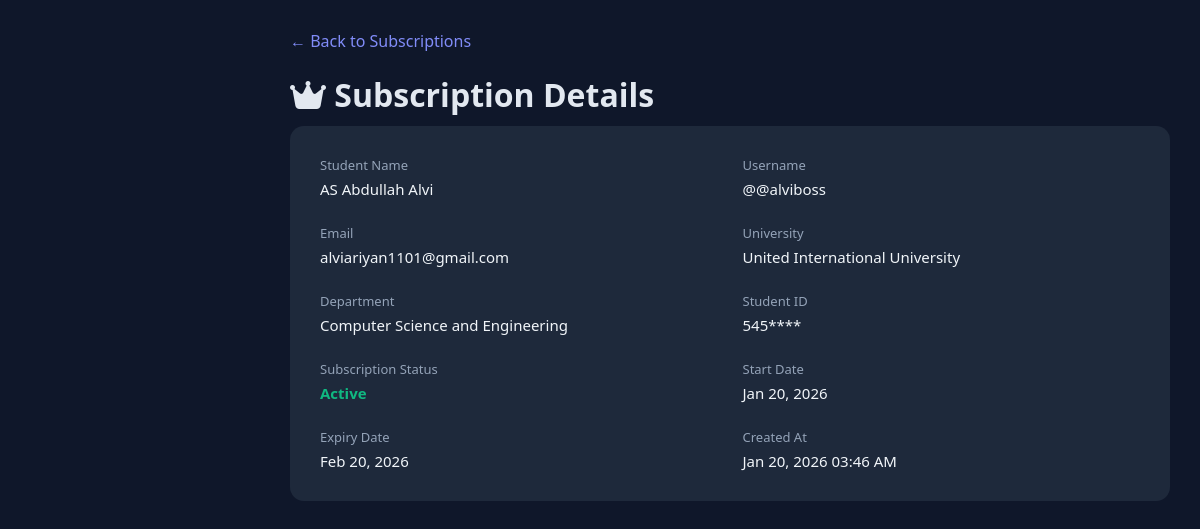
Screenshot of /admin/view_subscription.php?id=2 (signed in) with the database file from the repository.
### tables this page shows
CREATE TABLE `subscriptions` (
  `subscription_id` int(11) NOT NULL,
  `user_id` int(11) NOT NULL,
  `plan_duration` enum('1_month','3_months','6_months','1_year') NOT NULL,
  `amount` decimal(10,2) NOT NULL,
  `payment_method` enum('bKash','Nagad','Card') NOT NULL,
  `transaction_id` varchar(100) DEFAULT NULL,
  `start_date` date NOT NULL,
  `end_date` date NOT NULL,
  `is_active` tinyint(1) DEFAULT 1,
  `created_at` timestamp NOT NULL DEFAULT current_timestamp(),
  `expires_at` datetime DEFAULT NULL
);

CREATE TABLE `users` (
  `user_id` int(11) NOT NULL,
  `full_name` varchar(255) NOT NULL,
  `username` varchar(100) NOT NULL,
  `email` varchar(255) NOT NULL,
  `phone` varchar(20) NOT NULL,
  `password_hash` varchar(255) NOT NULL,
  `gender` enum('Male','Female','Other') NOT NULL,
  `date_of_birth` date NOT NULL,
  `profession` enum('Student','Job Holder','Freelancer','Entrepreneur','Content Creator','None') NOT NULL,
  `role` enum('user','admin','host') DEFAULT 'user',
  `is_active` tinyint(1) DEFAULT 1,
  `profile_image` varchar(255) DEFAULT 'default-avatar.png',
  `terms_agreed` tinyint(1) NOT NULL DEFAULT 1,
  `created_at` timestamp NOT NULL DEFAULT current_timestamp(),
  `last_login` timestamp NULL DEFAULT NULL
);

CREATE TABLE `universities` (
  `university_id` int(11) NOT NULL,
  `university_name` varchar(255) NOT NULL,
  `short_name` varchar(50) DEFAULT NULL,
  `location` varchar(255) DEFAULT NULL,
  `created_at` timestamp NOT NULL DEFAULT current_timestamp()
);

CREATE TABLE `departments` (
  `department_id` int(11) NOT NULL,
  `department_name` varchar(255) NOT NULL,
  `department_code` varchar(20) DEFAULT NULL,
  `created_at` timestamp NOT NULL DEFAULT current_timestamp()
);

CREATE TABLE `student_profiles` (
  `student_profile_id` int(11) NOT NULL,
  `user_id` int(11) NOT NULL,
  `university_id` int(11) NOT NULL,
  `department_id` int(11) DEFAULT NULL,
  `student_id_number` varchar(50) DEFAULT NULL,
  `enrollment_year` year(4) DEFAULT NULL,
  `created_at` timestamp NOT NULL DEFAULT current_timestamp()
);

### admin/view_subscription.php (the view, shortened to what this page needs)
<?php
$conn = getConnection();
$subscription_id = (int) $_GET['id'];
$stmt = $conn->prepare("
    SELECT
        s.subscription_id,
        s.start_date,
        s.end_date,
        s.is_active,
        s.created_at,
        u.full_name,
        u.username,
        u.email,
        sp.student_id_number,
        uni.university_name,
        dept.department_name
    FROM subscriptions s
    JOIN users u
        ON u.user_id = s.user_id
    LEFT JOIN student_profiles sp
        ON sp.user_id = u.user_id
    LEFT JOIN universities uni
        ON uni.university_id = sp.university_id
    LEFT JOIN departments dept
        ON dept.department_id = sp.department_id
    WHERE s.subscription_id = ?
    LIMIT 1
");
$stmt->bind_param("i", $subscription_id);
$stmt->execute();
$result = $stmt->get_result();
$sub = $result->fetch_assoc();
?>
<!DOCTYPE html>
<html lang="en">
<head>
<link rel="stylesheet" href="https://cdnjs.cloudflare.com/ajax/libs/font-awesome/6.5.0/css/all.min.css">
</head>
<body>
<div class="admin-content">
    <a href="subscriptions.php">← Back to Subscriptions</a>
    <h1><i class="fas fa-crown"></i> Subscription Details</h1>
    <div class="card">
        <div class="grid">
            <div>
                <div class="label">Student Name</div>
                <div class="value"><?= htmlspecialchars($sub['full_name']); ?></div>
            </div>
            <div>
                <div class="label">Username</div>
                <div class="value">@<?= htmlspecialchars($sub['username']); ?></div>
            </div>
            <div>
                <div class="label">Email</div>
                <div class="value"><?= htmlspecialchars($sub['email']); ?></div>
            </div>
            <div>
                <div class="label">University</div>
                <div class="value"><?= htmlspecialchars($sub['university_name'] ?? 'N/A'); ?></div>
            </div>
            <div>
                <div class="label">Department</div>
                <div class="value"><?= htmlspecialchars($sub['department_name'] ?? 'N/A'); ?></div>
            </div>
            <div>
                <div class="label">Student ID</div>
                <div class="value">
                    <?= $sub['student_id_number']
                        ? substr($sub['student_id_number'], 0, 3) . '****'
                        : 'N/A'; ?>
                </div>
            </div>
            <div>
                <div class="label">Subscription Status</div>
                <div class="value">
                    <?= $sub['is_active']
                        ? '<span class="badge-active">Active</span>'
                        : '<span class="badge-inactive">Inactive</span>'; ?>
                </div>
            </div>
            <div>
                <div class="label">Start Date</div>
                <div class="value"><?= date('M d, Y', strtotime($sub['start_date'])); ?></div>
            </div>
            <div>
                <div class="label">Expiry Date</div>
                <div class="value"><?= date('M d, Y', strtotime($sub['end_date'])); ?></div>
            </div>
            <div>
                <div class="label">Created At</div>
                <div class="value"><?= date('M d, Y h:i A', strtotime($sub['created_at'])); ?></div>
            </div>
        </div>
    </div>
</div>
</body>
</html>

### admin/view_subscription.php (style rules this page uses)
body { background:#0f172a; color:#e2e8f0; font-family:Segoe UI, sans-serif; margin:0; }
.admin-content { margin-left:260px; padding:30px; }
.card { background:#1e293b; padding:30px; border-radius:14px; max-width:900px; }
h1 { margin-bottom:10px }
.label { font-size:13px; color:#94a3b8; margin-bottom:5px; }
.value { font-size:15px; color:#f1f5f9; }
.grid { display:grid; grid-template-columns:1fr 1fr; gap:25px; }
.badge-active { color:#10b981;font-weight:bold }
a { color:#818cf8;text-decoration:none }

### rows the page displays
subscriptions: user.full_name "AS Abdullah Alvi", user.username "@alviboss", user.email "alviariyan1101@gmail.com", universities.university_name "United International University", departments.department_name "Computer Science and Engineering", student_profiles.student_id_number "545", start_date "Jan 20, 2026", end_date "Feb 20, 2026", created_at "Jan 20, 2026 03:46 AM"
